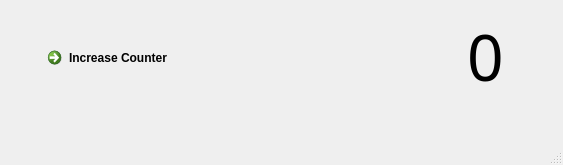
<?xml version="1.0" encoding="UTF-8"?>
<ui version="4.0">
 <class>MainWindow</class>
 <widget class="QMainWindow" name="MainWindow">
  <property name="geometry">
   <rect>
    <x>0</x>
    <y>0</y>
    <width>563</width>
    <height>165</height>
   </rect>
  </property>
  <property name="windowTitle">
   <string>MainWindow</string>
  </property>
  <widget class="QWidget" name="centralwidget">
   <widget class="QCommandLinkButton" name="commandLinkButton">
    <property name="geometry">
     <rect>
      <x>40</x>
      <y>40</y>
      <width>185</width>
      <height>41</height>
     </rect>
    </property>
    <property name="text">
     <string>Increase Counter</string>
    </property>
    <property name="icon">
     <iconset>
      <normaloff>../icons/icons/arrow-transition.png</normaloff>../icons/icons/arrow-transition.png</iconset>
    </property>
   </widget>
   <widget class="QLabel" name="label">
    <property name="geometry">
     <rect>
      <x>440</x>
      <y>20</y>
      <width>91</width>
      <height>71</height>
     </rect>
    </property>
    <property name="font">
     <font>
      <family>Mistral</family>
      <pointsize>48</pointsize>
     </font>
    </property>
    <property name="text">
     <string>0</string>
    </property>
    <property name="alignment">
     <set>Qt::AlignCenter</set>
    </property>
   </widget>
  </widget>
  <widget class="QMenuBar" name="menubar">
   <property name="geometry">
    <rect>
     <x>0</x>
     <y>0</y>
     <width>563</width>
     <height>21</height>
    </rect>
   </property>
  </widget>
  <widget class="QStatusBar" name="statusbar"/>
 </widget>
 <resources/>
 <connections/>
</ui>
